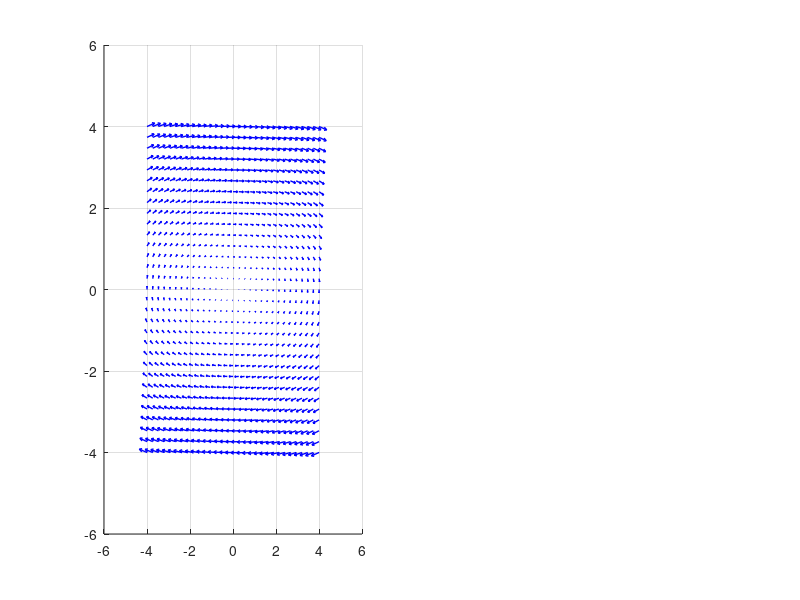

MATLAB code to generate this figure: (Note: this script raises an error after producing the figure.)
% Activity 11: simple harmonic oscillator
% You can think of a weight on a spring, where M is the mass of the object
% and k is the coefficient for Hooke's Law.

clc
clf
global k M;
k=1.2; M=5.2;

%The following is the period of motion predicted by the theory:

2*pi*sqrt(M/k)

% Does it match the graph?
%Setting the initial conditions:

x0=3; y0=0;
t1=0; t2=50;

%We draw the curve [x(t) y(t)] for x,y in the rectangle [a,b] by [c,d].

a=-4; b=4; c=-4; d=4; m=30; n=30;

%The following command initializes the vector field:

A=@(x,y)y;
B=@(x,y)-k.*x./M;
subplot(1,2,1)
hold on
grid on

%Now plotting the vector field using meshgrid and quiver commands:

[x y]=meshgrid(a:(b-a)/m:b,c:(d-c)/n:d);
quiver(x,y,A(x,y),B(x,y),1,'linewidth',1,'color','blue','linewidth',1)

options = odeset('RelTol',1e-4);
[t X]=ode45('simple_harmonic',[t1 t2],[x0 y0],options);
plot(X(:,1),X(:,2),'linewidth',2,'color','black')
axis([a b c d])

subplot(1,2,2)
plot(t,X(:,1),'linewidth',2,'color','black')
grid on
axis([t1 t2 c d])
